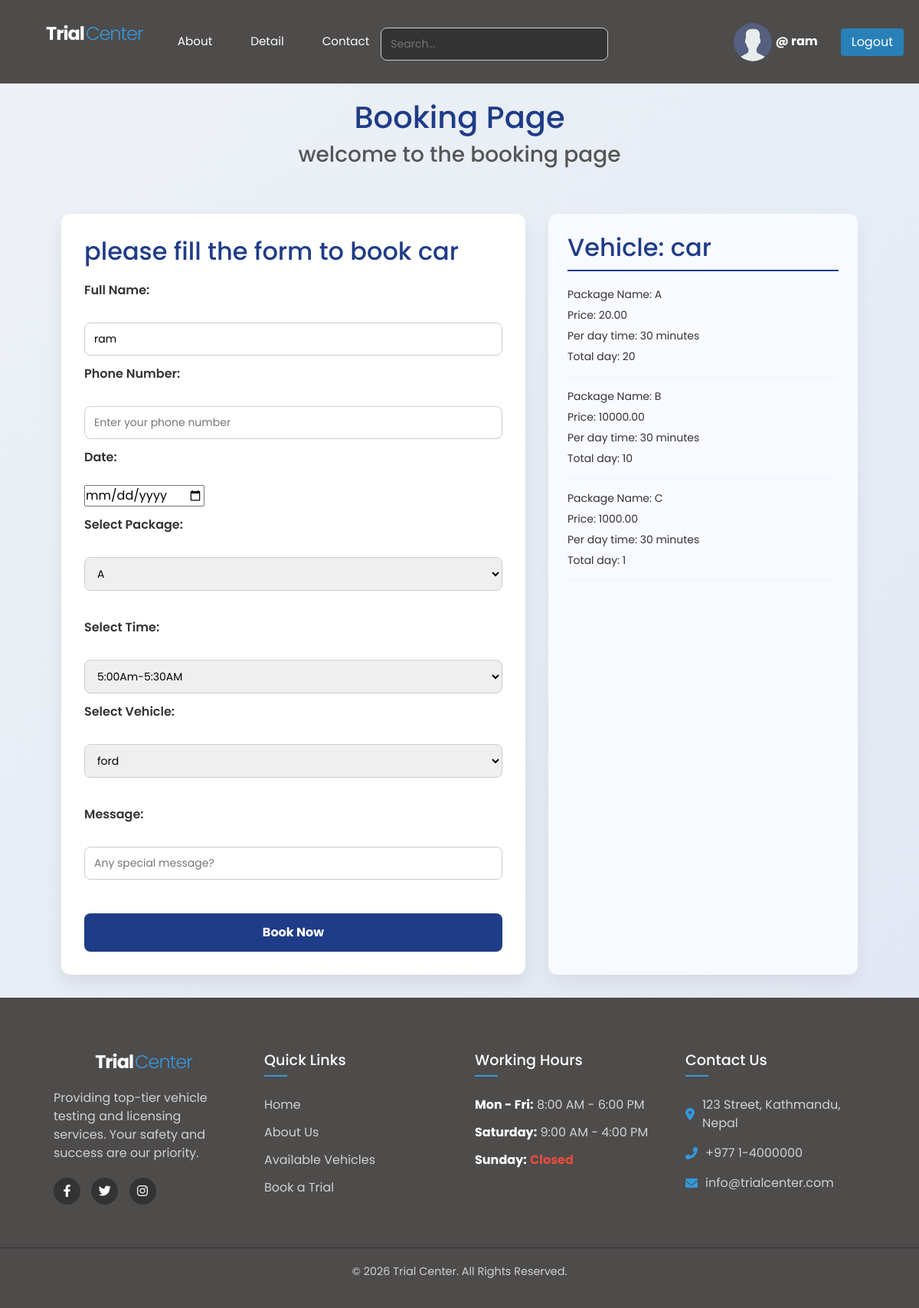
Screenshot of /booking/?vehicle=2&type=car (signed in) with the database file from the repository.
### base/models.py (models this page shows, shortened)
class Catogery(models.Model):
    name = models.CharField(max_length=100)

class Package(models.Model):
    vehicle=models.ForeignKey(Catogery, on_delete=models.CASCADE)
    package_name=models.CharField(max_length=200)
    price=models.DecimalField(max_digits=10, decimal_places=2)
    time=models.CharField(max_length=100)
    duration_days=models.IntegerField()

### base/views.py (the view, shortened to what this page needs)
# urls.py: path('booking/',views.booking, name='booking'),
@login_required(login_url='login')
def booking(request):
    selected_vehicle_id = request.GET.get('vehicle')
    selected_vehicle_name = request.GET.get('type')
    packages = Package.objects.filter(vehicle__name=selected_vehicle_name)
    vehicles = Vehicle.objects.filter(catogery__name=selected_vehicle_name)
    available_trial_times = Timeslot.objects.all()
    return render(request, 'booking.html', {
        'packages': packages,
        'vehicle': vehicles,
        'available_trial_times': available_trial_times,
        'selected_vehicle_id': selected_vehicle_id,
        'selected_vehicle_name': selected_vehicle_name
    })

### templates/booking.html (shortened to what this page needs)
{% extends 'main.html' %}
{% block content %}
<h1>Booking Page</h1>
<h3>welcome to the booking page</h3>
<div class ="booking-container">
    <div>
        <h2>please fill the form to book {{ selected_vehicle_name }}</h2>
        <form action="" method="post">
            <label for="fname">Full Name:</label><br>
            <input type="text" id="fname" name="fname" value={{request.user}} placeholder="Enter your full name"><br>
            <label for="phone">Phone Number:</label><br>
            <input type="tel" id="phone" name="phone" placeholder="Enter your phone number"><br>
             <label for="phone">Date:</label><br>
            <input type="date" id="date" name="date" ><br>
            <label for="package">Select Package:</label><br>
            <select id="package" name="package">
                {% for i in packages %}
                <option value="{{i.id}}">{{i.package_name}}</option>
                {% endfor %}
            </select><br><br>
            <label>Select Time:</label><br>
<select name="time" required>
    {% for i in available_trial_times %}
        <option value="{{ i.id }}">
            {{ i.time}}
        </option>
    {% endfor %}
</select><br>
            <label for="vehicle">Select Vehicle:</label><br>
            <select id="vehicle" name="vehicle">
    {% for i in vehicle %}
        <option value="{{ i.id }}"
            {% if i.id|stringformat:"s" == selected_vehicle_id %}
                selected
            {% endif %}
        >
            {{ i.name }}
        </option>
    {% endfor %}
</select><br><br>
            <label for="message">Message:</label><br>
            <input type="text" id="message" name="message" placeholder="Any special message?"><br><br>
            <input type="submit" value="Book Now">
        </form>
    </div>
    <div>
        <h2>Vehicle: {{ selected_vehicle_name }}</h2>
   {% for i in packages %}
        <p>Package Name: {{i.package_name}}</p>
        <p>Price: {{i.price}}</p>
        <p>Per day time: {{i.time}}</p>
        <p>Total day: {{i.duration_days}}</p>
        <hr>
   {% endfor %}
    </div>
    {% endblock %}

### templates/main.html (shortened to what this page needs)
 {% load static %}
<!DOCTYPE html>
<html lang="en">
<head>
    <link href="https://cdn.jsdelivr.net/npm/bootstrap@5.3.0/dist/css/bootstrap.min.css" rel="stylesheet">
    <link rel="stylesheet" href="{% static 'style.css' %}">
</head>
    <body>
    <div style="background-color: #4e4b4bff; padding: 20px; display: flex; align-items:center; justify-content: space-between; font-family: Arial, sans-serif;">
       <div class="nav-container">
    <a href="{% url 'home' %}" class="logo-link">
        <h3 class="footer-logo">Trial<span>Center</span></h3>
    </a>
    <div class="nav-links">
        <a href="{% url 'about' %}" class="nav-item">About</a>
        <a href="{% url 'detail' %}" class="nav-item">Detail</a>
        <a href="{% url 'contact' %}" class="nav-item">Contact</a>
    </div>
    <div class="search-wrapper">
        <input type="text" placeholder="Search..." class="search-input">
    </div>
</div>
<div style="display: flex; align-items: center; justify-content: center; gap: 15px;">
    {% if user.is_authenticated %}
        <div style="display: flex; align-items: center; gap: 10px;">
           <a href="{% url 'profile' request.user.id %}" style="text-decoration: none; color: inherit;">
             <img src="{% static 'avatar.svg' %}"
             alt="Profile Picture"
             width="50" height="50"
             style="border-radius: 50%; object-fit: cover;">
            <span style="font-weight: bold; color:white">@ {{ request.user.username }}</span>
        </div>
    <a href="{% url 'logout' %}">
        <button style="
            padding: 6px 14px;
            border: none;
            border-radius: 4px;
            background-color: #2980b9;
            color: white;
            cursor: pointer;
        "
        onmouseover="this.style.backgroundColor='#1f618d'"
        onmouseout="this.style.backgroundColor='#2980b9'">
            Logout
        </button>
    </a>
</div>
            {% endif %}
        </div>
 <div class="page-wrapper">
        {% block content %}
        {% endblock %}
 </div>
        <footer class="footer-section">
    <div class="footer-container">
        <div class="footer-col">
            <h3 class="footer-logo">Trial<span>Center</span></h3>
            <p>Providing top-tier vehicle testing and licensing services. Your safety and success are our priority.</p>
            <div class="social-links">
                <a href="#"><i class="fab fa-facebook-f"></i></a>
                <a href="#"><i class="fab fa-twitter"></i></a>
                <a href="#"><i class="fab fa-instagram"></i></a>
            </div>
        </div>
        <div class="footer-col">
            <h4>Quick Links</h4>
            <ul>
                <li><a href="/">Home</a></li>
                <li><a href="/about">About Us</a></li>
                <li><a href="/details">Available Vehicles</a></li>
                <li><a href="/contact">Book a Trial</a></li>
            </ul>
        </div>
        <div class="footer-col">
            <h4>Working Hours</h4>
            <ul class="hours-list">
                <li><span>Mon - Fri:</span> 8:00 AM - 6:00 PM</li>
                <li><span>Saturday:</span> 9:00 AM - 4:00 PM</li>
                <li><span>Sunday:</span> <span class="closed">Closed</span></li>
            </ul>
        </div>
        <div class="footer-col">
            <h4>Contact Us</h4>
            <div class="contact-info">
                <p><i class="fas fa-map-marker-alt"></i> 123 Street, Kathmandu, Nepal</p>
                <p><i class="fas fa-phone-alt"></i> +977 1-4000000</p>
                <p><i class="fas fa-envelope"></i> info@trialcenter.com</p>
            </div>
        </div>
    </div>
    <div class="footer-bottom">
        <p>&copy; 2026 Trial Center. All Rights Reserved.</p>
    </div>
</footer>
<link rel="stylesheet" href="https://cdnjs.cloudflare.com/ajax/libs/font-awesome/6.0.0/css/all.min.css">
</body>
</html>

### static/style.css (style rules this page uses)
* { margin: 0; padding: 0; box-sizing: border-box; font-family: "Poppins", sans-serif; }
body { margin: 0; padding: 0; background: linear-gradient(120deg,#a6d0ec, #e9c7f7); min-height: 100vh; overflow-y: auto; height: auto; }
input[type="submit"] { width: 100%; height: 50px; border: 1px solid; background: #2691d9; border-radius: 25px; font-size: 18px; color: #e9f4fb; font-weight: 700; cursor: pointer; outline: none; }
.footer-section { background-color: #1a1a1a; color: #d1d1d1; padding: 70px 0 20px; font-family: 'Segoe UI', sans-serif; }
.footer-container { max-width: 1100px; margin: 0 auto; display: grid; grid-template-columns: repeat(auto-fit, minmax(220px, 1fr)); gap: 40px; padding: 0 20px; }
.footer-col h4 { color: #ffffff; font-size: 1.2rem; margin-bottom: 25px; position: relative; padding-bottom: 10px; }
.footer-col h4::after { content: ''; position: absolute; left: 0; bottom: 0; width: 30px; height: 2px; background-color: #3498db; }
.footer-logo { color: #fff; margin-bottom: 20px; }
.footer-logo span { color: #3498db; }
.footer-col ul { list-style: none; padding: 0; }
.footer-col ul li { margin-bottom: 12px; }
.footer-col ul li a { color: #d1d1d1; text-decoration: none; transition: 0.3s; }
.hours-list li span { font-weight: bold; color: #fff; }
.closed { color: #e74c3c !important; }
.contact-info p { margin-bottom: 15px; display: flex; align-items: center; gap: 10px; }
.contact-info i { color: #3498db; }
.social-links { margin-top: 20px; }
.social-links a { display: inline-block; width: 35px; height: 35px; background: #333; color: #fff; text-align: center; line-height: 35px; border-radius: 50%; margin-right: 10px; transition: 0.3s; }
.footer-bottom { text-align: center; margin-top: 50px; padding-top: 20px; border-top: 1px solid #333; font-size: 0.9rem; }

### templates/main.html (style rules this page uses)
.nav-container { background-color: #4e4b4bff; display: flex; align-items: center; justify-content: space-between; padding: 10px 40px; font-family: 'Segoe UI', Roboto, sans-serif; }
.logo-link { text-decoration: none; margin-right: 30px; }
.footer-logo { color: white; margin: 0; font-size: 1.5rem; letter-spacing: -1px; font-weight: 700; }
.footer-logo span { color: #ede2d2; font-weight: 300; margin-left: 2px; }
.nav-links { display: flex; align-items: center; gap: 20px; flex-grow: 1; }
.nav-item { color: white; text-decoration: none; text-transform: capitalize; padding: 8px 15px; border-radius: 5px; transition: all 0.3s ease; font-size: 0.95rem; }
.search-wrapper { display: flex; align-items: center; }
.search-input { padding: 8px 15px; border-radius: 20px; border: 1px solid #444; background: #333; color: white; outline: none; transition: width 0.4s ease, border-color 0.3s; width: 180px; }
.footer-section { background-color: #4e4b4bff; color: #d1d1d1; padding: 70px 0 20px; font-family: 'Segoe UI', sans-serif; }
html, body { height: 100%; }
.page-wrapper { min-height: calc(100vh - 320px); }
.footer-container { max-width: 1100px; margin: 0 auto; display: grid; grid-template-columns: repeat(auto-fit, minmax(220px, 1fr)); gap: 40px; padding: 0 20px; }
.footer-col h4 { color: #ffffff; font-size: 1.2rem; margin-bottom: 25px; position: relative; padding-bottom: 10px; }
.footer-col h4::after { content: ''; position: absolute; left: 0; bottom: 0; width: 30px; height: 2px; background-color: #3498db; }
.footer-logo { color: #fff; margin-bottom: 20px; }
.footer-logo span { color: #3498db; }
.footer-col ul { list-style: none; padding: 0; }
.footer-col ul li { margin-bottom: 12px; }
.footer-col ul li a { color: #d1d1d1; text-decoration: none; transition: 0.3s; }
.hours-list li span { font-weight: bold; color: #fff; }
.closed { color: #e74c3c !important; }
.contact-info p { margin-bottom: 15px; display: flex; align-items: center; gap: 10px; }
.contact-info i { color: #3498db; }
.social-links { margin-top: 20px; }
.social-links a { display: inline-block; width: 35px; height: 35px; background: #333; color: #fff; text-align: center; line-height: 35px; border-radius: 50%; margin-right: 10px; transition: 0.3s; }
.footer-bottom { text-align: center; margin-top: 50px; padding-top: 20px; border-top: 1px solid #333; font-size: 0.9rem; }

### rows the page displays
Catogery: name "car"
Package: package_name "A", price "20.00", time "30 minutes", duration_days "20"
Package: package_name "B", price "10000.00", time "30 minutes", duration_days "10"
Package: package_name "C", price "1000.00", time "30 minutes", duration_days "1"

### other values shown
{{ request.user.username }} "ram"
form field package "A"
form field time "5:00Am-5:30AM"
form field vehicle "ford"
